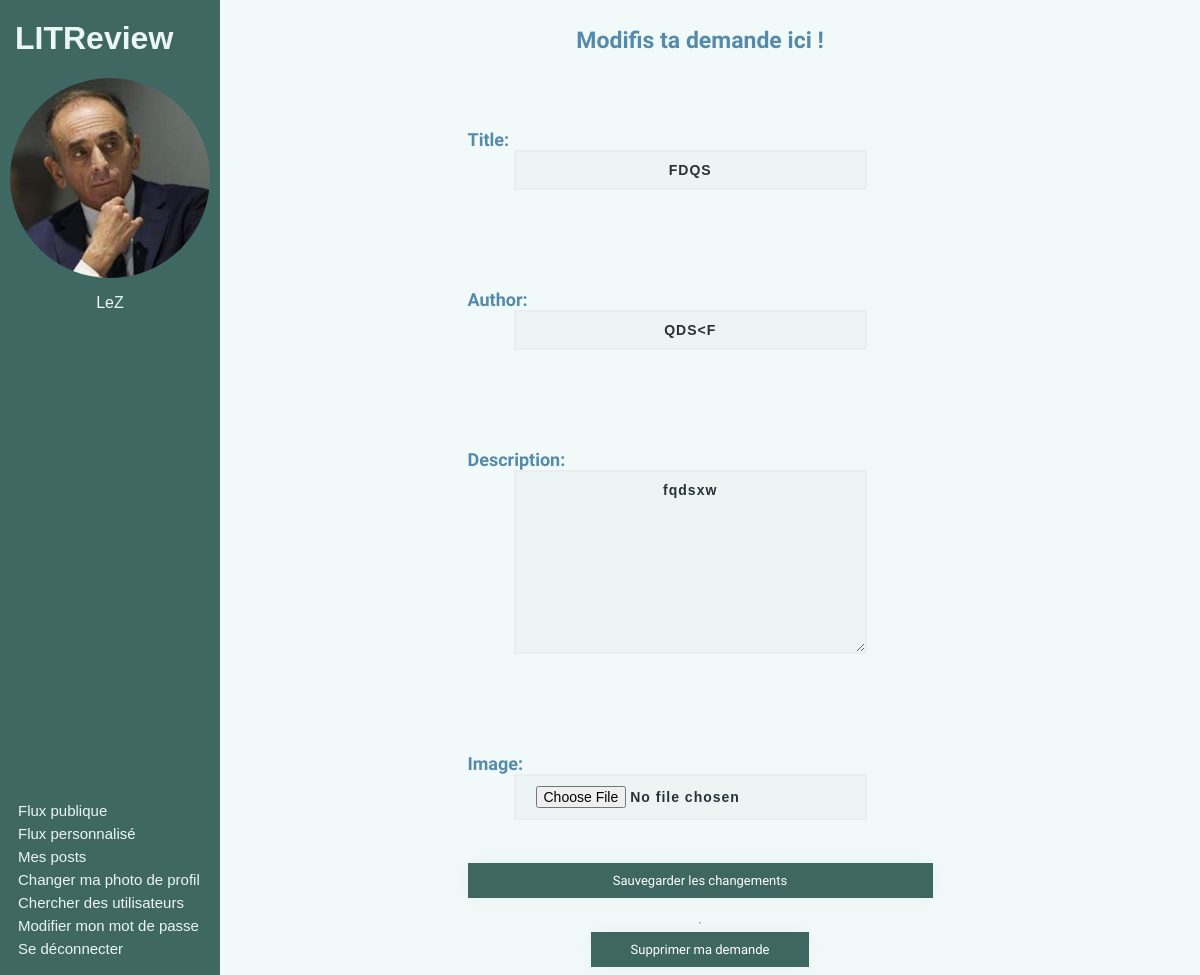
/ticket/modify/20/ (signed in), run on the app's committed database.
### authentication/models.py (models this page shows, shortened)
class User(AbstractUser):
    profile_picture = models.ImageField(
        verbose_name='image', null=True, blank=True)
    followed_users = models.ManyToManyField(
        settings.AUTH_USER_MODEL, through='UserFollow', symmetrical=False)
    IMAGE_MAX_SIZE = (500, 500)

### review/models.py (models this page shows, shortened)
class Ticket(models.Model):
    title = models.CharField(max_length=128)
    author = models.CharField(max_length=128)
    description = models.TextField(max_length=1024, blank=True)
    user = models.ForeignKey(settings.AUTH_USER_MODEL, on_delete=CASCADE)
    image = models.ImageField(null=True, blank=True)
    time_created = models.DateTimeField(auto_now_add=True)
    IMAGE_MAX_SIZE = (300, 500)

### review/views.py (the view, shortened to what this page needs)
class TicketModify(LoginRequiredMixin, View):
    def get(self, request, ticket_id):
        self.ticket = get_object_or_404(models.Ticket, id=ticket_id)
        edit_form = forms.TicketForm(instance=self.ticket)
        delete_form = forms.DeleteTicketForm()
        return render(
            request,
            'review/ticket_modify.html',
            context={
                'edit_form': edit_form,
                'delete_form': delete_form
            }
        )

### review/forms.py
class TicketForm(forms.ModelForm):
    edit_ticket = forms.BooleanField(widget=forms.HiddenInput, initial=True)
    class Meta:
        model = models.Ticket
        fields = [
            'title',
            'author',
            'description',
            'image'
        ]

class DeleteTicketForm(forms.Form):
    delete_ticket = forms.BooleanField(widget=forms.HiddenInput, initial=True)

### review/templates/review/ticket_modify.html (shortened to what this page needs)
{% extends 'base.html' %}
{% block content %}
    <h2>Modifis ta demande ici !</h2>
    <form method="post"  enctype='multipart/form-data' class="modify_form">
        {{ edit_form.as_p }}
        <button type="submit">Sauvegarder les changements</button>
    </form>
    <hr>
    <button onclick="document.getElementById('id01').style.display='block'">Supprimer ma demande</button>
{% endblock content %}

### templates/base.html (shortened to what this page needs)
{% load static %}
<html>
    <head>
        <link rel="stylesheet" href="{% static 'style.css' %}">
    </head>
    <body>
        <header>
            <div id="top_left">
                <a href="{% url 'flux' %}" id='header_title'><h1>LITReview</h1></a>
                {% if user.is_authenticated %}
                <div class="profile_infos">
                        <a href="{% url 'flux-self' %}">
                            <div id="user_icon">
                                {% if user.profile_picture %}
                                    <img class="avatar" src='{{ user.profile_picture.url }}'>
                                {% else %}
                                    <img class="avatar" src="{% static 'images/default_profile.jpg'%}">
                                {% endif %}
                                    <p id='username'>{{ user.username }}</p>
                            </div>
                        </a>
                </div>
            </div>
                <div id='navigation'>
                    <ul id='list_header'>
                        <li class='puces_header'><a href="{% url 'flux' %}">Flux publique</a></li>
                        <li class='puces_header'><a href="{% url 'flux-perso' %}">Flux personnalisé</a></li>
                        <li class='puces_header'><a href="{% url 'flux-self' %}">Mes posts</a></li>
                        <li class='puces_header'><a href="{% url 'profile-picture-change' %}">Changer ma photo de profil</a></li>
                        <li class='puces_header'><a href="{% url 'follow-user' 'follow' 0 %}">Chercher des utilisateurs</a></li>
                        <li class='puces_header'><a href="{% url 'password-change' %}">Modifier mon mot de passe</a></li>
                        <li class='puces_header'><a href="{% url 'logout' %}">Se déconnecter</a></li>
                    </ul>
                </div>
                {% endif %}
        </header>
        <main>
            {% block content %}{% endblock content %}
        </main>
    </body>
</html>

### static/style.css (style rules this page uses)
header { background: rgba(36, 82, 76, 0.87); color: #f1f1f1; height: 100%; width: 200px; position: fixed; z-index: 1; top: 0; left: 0; overflow-x: hidden; padding-top: 15px; padding-left: 10px; padding-right: 10px; display: flex; flex-direction: column; justify-content: space-between; }
#header_title { padding-bottom: 3px; color: #ebf6f6; }
#header_title h1 { margin: 0px; }
.avatar { border-radius: 50%; max-width: 200px; max-height: 200px; margin-left: 0px; width: auto; height: auto; }
#user_icon { display: flex; flex-direction: column; justify-content: space-around; }
#username { text-align: center; }
#top_left { display: flex; flex-direction: column; justify-content: space-around; }
.puces_header { list-style-type: none; padding: 3px; }
#navigation { margin-right: auto; margin-bottom: 30px; align-self: flex-end; display: block; }
main { padding-left: 200px; display: flex; flex-direction: column; align-items: center; }
#list_header { padding: 0px; }
.profile_infos { align-self: flex-start; }
body { background-color: #f1faf9; font-family: 'Ubuntu', sans-serif; }
ul { list-style-type: none; color: #558baa; font-family: 'Ubuntu', sans-serif; font-size: 15px; margin: auto; }
label, h6, h5, h4, h3, h2 { color: #558baa; font-family: 'Varela Round', sans-serif; font-weight: bold; font-size: 23px; }
label { padding-top: 40px; font-size: 18px; }
input, #id_description, #id_body { width: 76%; color: rgb(38, 50, 56); font-weight: 700; font-size: 14px; letter-spacing: 1px; background: rgba(136, 126, 126, 0.04); padding: 10px 20px; border: none; outline: none; box-sizing: border-box; border: 2px solid rgba(0, 0, 0, 0.02); margin-bottom: 50px; margin-left: 46px; text-align: center; margin-bottom: 27px; font-family: 'Ubuntu', sans-serif; }
form { display: flex; flex-direction: column; }
button { cursor: pointer; background: rgba(36, 82, 76, 0.87); color: #fff; border: 0; padding-left: 40px; padding-right: 40px; padding-bottom: 10px; padding-top: 10px; font-family: 'Ubuntu', sans-serif; font-size: 13px; box-shadow: 0 0 20px 1px rgba(0, 0, 0, 0.04); color: #566b6a; }
a { text-shadow: 0px 0px 3px rgba(117, 117, 117, 0.12); color: #ebf6f6; text-decoration: none; padding: 5px; }
form p { display: flex; flex-direction: column; align-items: flex-start; }
form label { margin-left: Opx; }
button { color: white; font-family: 'Varela Round', sans-serif; }

### data on the page
User: profile_picture (picture), username "LeZ"
Ticket: title "FDQS", author "QDS<F", description "fqdsxw"
